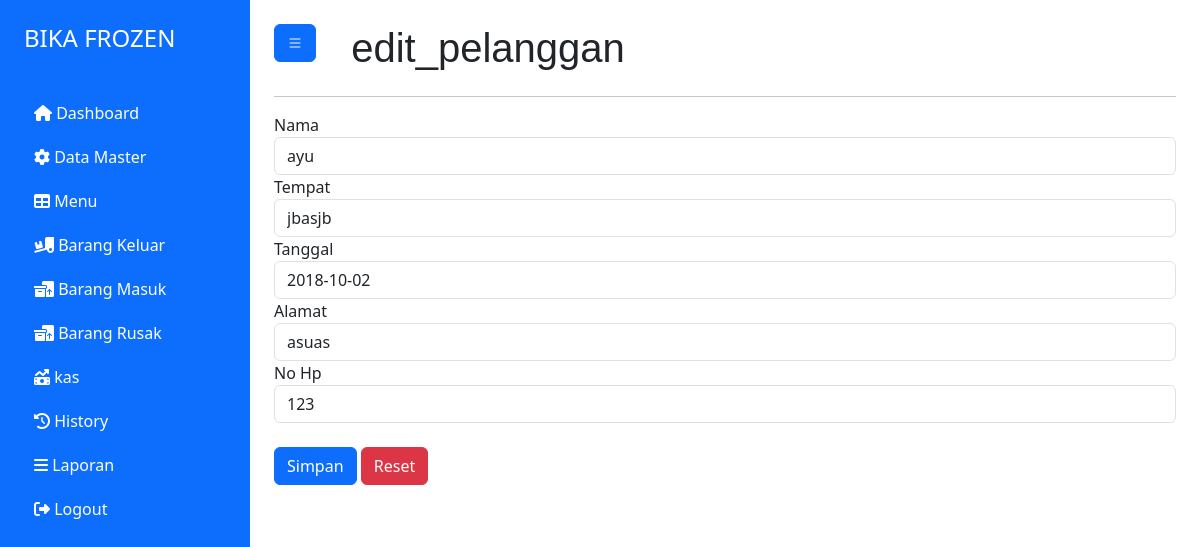
The app's page /index.php?page=edit_pelanggan&id=7 (signed in) with its own data.
### tables this page shows
CREATE TABLE `pelanggan` (
  `id_pelanggan` int(11) NOT NULL,
  `id_user` int(11) NOT NULL,
  `nama` varchar(50) NOT NULL,
  `tempat` varchar(50) NOT NULL,
  `tgl` date NOT NULL,
  `alamat` varchar(50) NOT NULL,
  `no_hp` varchar(20) NOT NULL
);

### halaman/pelanggan/edit.php (the view, shortened to what this page needs)
<?php
    include "././koneksi.php";
   if($_SESSION['level']=="Pelanggan"){
    $id = $_GET['id'];
    $query = mysqli_query($koneksi,"SELECT * FROM pelanggan WHERE id_user = '$id'");
    $row = mysqli_fetch_assoc($query);
   }else{
    $id = $_GET['id'];
    $query = mysqli_query($koneksi,"SELECT * FROM pelanggan WHERE id_pelanggan = '$id'");
    $row = mysqli_fetch_assoc($query);
   }
?>
<div>
    <form action="" method="post">
        <div>
            <label for="">Nama</label>
            <input type="text" name="nama" value="<?= $row['nama'] ?>" class="form-control" required>
        </div>
        <div>
            <label for="">Tempat</label>
            <input type="text" name="tempat" value="<?= $row['tempat'] ?>" class="form-control" required>
        </div>
        <div>
            <label for="">Tanggal</label>
            <input type="text" name="tgl" value="<?= $row['tgl'] ?>" class="form-control" required>
        </div>
        <div>
            <label for="">Alamat</label>
            <input type="text" name="alamat" value="<?= $row['alamat'] ?>" class="form-control" required>
        </div>
        <div>
            <label for="">No Hp</label>
            <input type="text" name="no_hp" value="<?= $row['no_hp'] ?>" class="form-control" required>
        </div>
        <br>
        <div>
            <button type="submit" name="simpan" class="btn btn-primary">Simpan</button>
            <button type="reset" name="simpan" class="btn btn-danger">Reset</button>
        </div>
    </form>
</div>

### records on screen
pelanggan: nama "ayu", tempat "jbasjb", tgl "2018-10-02", alamat "asuas", no_hp "123"

### other values on screen
$hal "edit_pelanggan"
